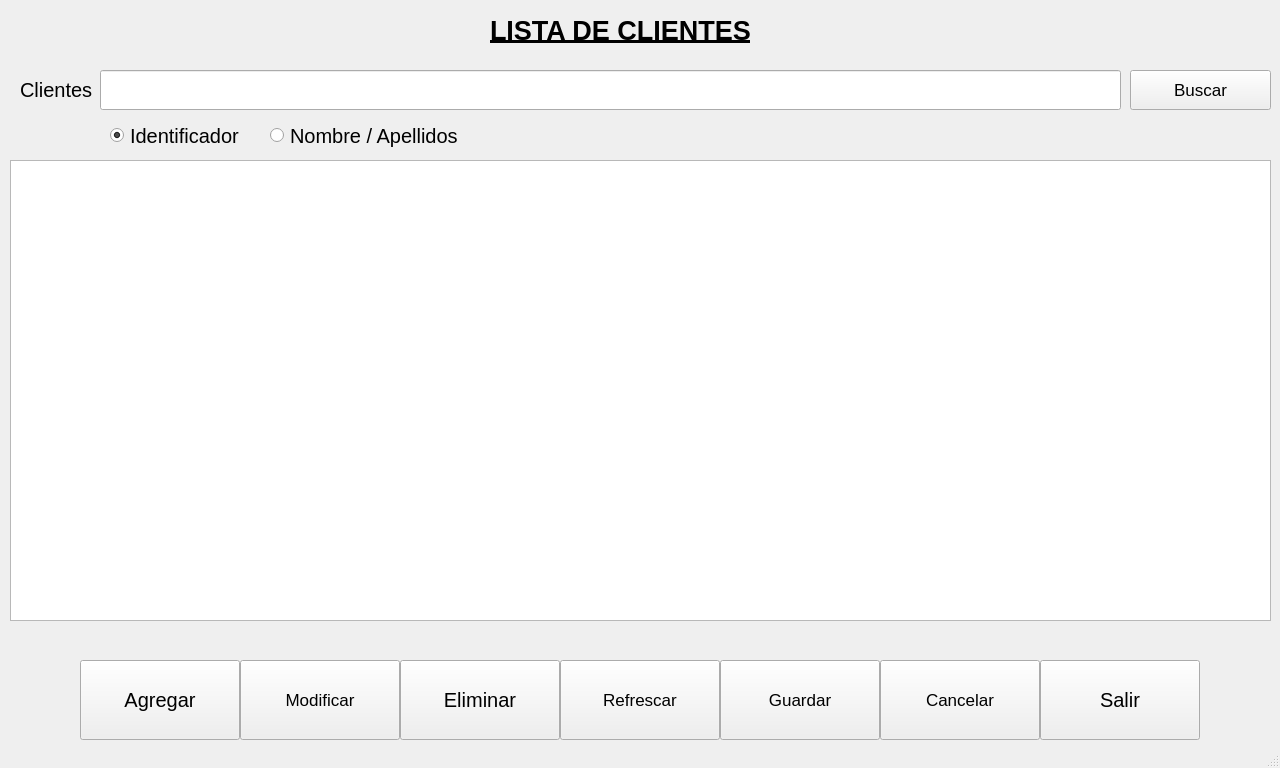
<?xml version="1.0" encoding="UTF-8"?>
<ui version="4.0">
 <class>MainWindow</class>
 <widget class="QMainWindow" name="MainWindow">
  <property name="geometry">
   <rect>
    <x>0</x>
    <y>0</y>
    <width>1280</width>
    <height>768</height>
   </rect>
  </property>
  <property name="minimumSize">
   <size>
    <width>1280</width>
    <height>768</height>
   </size>
  </property>
  <property name="maximumSize">
   <size>
    <width>1280</width>
    <height>768</height>
   </size>
  </property>
  <property name="windowTitle">
   <string>Listado de Clientes</string>
  </property>
  <widget class="QWidget" name="centralwidget">
   <widget class="QLabel" name="lblClientes">
    <property name="geometry">
     <rect>
      <x>20</x>
      <y>70</y>
      <width>91</width>
      <height>40</height>
     </rect>
    </property>
    <property name="font">
     <font>
      <pointsize>15</pointsize>
     </font>
    </property>
    <property name="text">
     <string>Clientes</string>
    </property>
   </widget>
   <widget class="QLineEdit" name="txtBuscar">
    <property name="geometry">
     <rect>
      <x>100</x>
      <y>70</y>
      <width>1021</width>
      <height>40</height>
     </rect>
    </property>
   </widget>
   <widget class="QPushButton" name="btnAgregar">
    <property name="geometry">
     <rect>
      <x>80</x>
      <y>660</y>
      <width>160</width>
      <height>80</height>
     </rect>
    </property>
    <property name="font">
     <font>
      <pointsize>15</pointsize>
     </font>
    </property>
    <property name="text">
     <string>Agregar</string>
    </property>
    <property name="icon">
     <iconset>
      <normaloff>../icon/add-3.png</normaloff>../icon/add-3.png</iconset>
    </property>
    <property name="iconSize">
     <size>
      <width>50</width>
      <height>50</height>
     </size>
    </property>
   </widget>
   <widget class="QPushButton" name="btnBuscar">
    <property name="geometry">
     <rect>
      <x>1130</x>
      <y>70</y>
      <width>141</width>
      <height>40</height>
     </rect>
    </property>
    <property name="font">
     <font>
      <pointsize>13</pointsize>
     </font>
    </property>
    <property name="text">
     <string>Buscar</string>
    </property>
    <property name="icon">
     <iconset>
      <normaloff>../icon/binoculars.png</normaloff>../icon/binoculars.png</iconset>
    </property>
    <property name="iconSize">
     <size>
      <width>30</width>
      <height>30</height>
     </size>
    </property>
   </widget>
   <widget class="QPushButton" name="btnGuardar">
    <property name="geometry">
     <rect>
      <x>720</x>
      <y>660</y>
      <width>160</width>
      <height>80</height>
     </rect>
    </property>
    <property name="font">
     <font>
      <pointsize>13</pointsize>
     </font>
    </property>
    <property name="text">
     <string notr="true">Guardar</string>
    </property>
    <property name="icon">
     <iconset>
      <normaloff>../icon/save.png</normaloff>../icon/save.png</iconset>
    </property>
    <property name="iconSize">
     <size>
      <width>50</width>
      <height>50</height>
     </size>
    </property>
    <property name="shortcut">
     <string/>
    </property>
   </widget>
   <widget class="QPushButton" name="btnSalir">
    <property name="geometry">
     <rect>
      <x>1040</x>
      <y>660</y>
      <width>160</width>
      <height>80</height>
     </rect>
    </property>
    <property name="font">
     <font>
      <pointsize>15</pointsize>
     </font>
    </property>
    <property name="text">
     <string>Salir</string>
    </property>
    <property name="icon">
     <iconset>
      <normaloff>../icon/exit-2.png</normaloff>../icon/exit-2.png</iconset>
    </property>
    <property name="iconSize">
     <size>
      <width>50</width>
      <height>50</height>
     </size>
    </property>
   </widget>
   <widget class="QPushButton" name="btnRefrescar">
    <property name="geometry">
     <rect>
      <x>560</x>
      <y>660</y>
      <width>160</width>
      <height>80</height>
     </rect>
    </property>
    <property name="font">
     <font>
      <pointsize>13</pointsize>
     </font>
    </property>
    <property name="text">
     <string>Refrescar</string>
    </property>
    <property name="icon">
     <iconset>
      <normaloff>../icon/repeat.png</normaloff>../icon/repeat.png</iconset>
    </property>
    <property name="iconSize">
     <size>
      <width>50</width>
      <height>50</height>
     </size>
    </property>
   </widget>
   <widget class="QPushButton" name="btnCancelar">
    <property name="geometry">
     <rect>
      <x>880</x>
      <y>660</y>
      <width>160</width>
      <height>80</height>
     </rect>
    </property>
    <property name="font">
     <font>
      <pointsize>13</pointsize>
     </font>
    </property>
    <property name="text">
     <string>Cancelar</string>
    </property>
    <property name="icon">
     <iconset>
      <normaloff>../icon/error.png</normaloff>../icon/error.png</iconset>
    </property>
    <property name="iconSize">
     <size>
      <width>50</width>
      <height>50</height>
     </size>
    </property>
   </widget>
   <widget class="QPushButton" name="btnModificar">
    <property name="geometry">
     <rect>
      <x>240</x>
      <y>660</y>
      <width>160</width>
      <height>80</height>
     </rect>
    </property>
    <property name="font">
     <font>
      <pointsize>13</pointsize>
     </font>
    </property>
    <property name="text">
     <string>Modificar</string>
    </property>
    <property name="icon">
     <iconset>
      <normaloff>../icon/edit.png</normaloff>../icon/edit.png</iconset>
    </property>
    <property name="iconSize">
     <size>
      <width>50</width>
      <height>50</height>
     </size>
    </property>
   </widget>
   <widget class="QPushButton" name="btnEliminar">
    <property name="geometry">
     <rect>
      <x>400</x>
      <y>660</y>
      <width>160</width>
      <height>80</height>
     </rect>
    </property>
    <property name="font">
     <font>
      <pointsize>15</pointsize>
     </font>
    </property>
    <property name="text">
     <string>Eliminar</string>
    </property>
    <property name="icon">
     <iconset>
      <normaloff>../icon/garbage-1.png</normaloff>../icon/garbage-1.png</iconset>
    </property>
    <property name="iconSize">
     <size>
      <width>50</width>
      <height>50</height>
     </size>
    </property>
   </widget>
   <widget class="QRadioButton" name="filtroRut">
    <property name="geometry">
     <rect>
      <x>110</x>
      <y>120</y>
      <width>151</width>
      <height>31</height>
     </rect>
    </property>
    <property name="font">
     <font>
      <pointsize>15</pointsize>
     </font>
    </property>
    <property name="text">
     <string>Identificador</string>
    </property>
    <property name="checked">
     <bool>true</bool>
    </property>
   </widget>
   <widget class="QRadioButton" name="filtronombre">
    <property name="geometry">
     <rect>
      <x>270</x>
      <y>120</y>
      <width>211</width>
      <height>31</height>
     </rect>
    </property>
    <property name="font">
     <font>
      <pointsize>15</pointsize>
     </font>
    </property>
    <property name="text">
     <string>Nombre / Apellidos</string>
    </property>
    <property name="checked">
     <bool>false</bool>
    </property>
   </widget>
   <widget class="QLabel" name="label">
    <property name="geometry">
     <rect>
      <x>490</x>
      <y>10</y>
      <width>291</width>
      <height>41</height>
     </rect>
    </property>
    <property name="font">
     <font>
      <pointsize>20</pointsize>
      <weight>75</weight>
      <italic>false</italic>
      <bold>true</bold>
      <underline>true</underline>
     </font>
    </property>
    <property name="text">
     <string>LISTA DE CLIENTES</string>
    </property>
   </widget>
   <widget class="QTableWidget" name="listaClientes">
    <property name="geometry">
     <rect>
      <x>10</x>
      <y>160</y>
      <width>1261</width>
      <height>461</height>
     </rect>
    </property>
    <property name="minimumSize">
     <size>
      <width>570</width>
      <height>400</height>
     </size>
    </property>
    <property name="maximumSize">
     <size>
      <width>1280</width>
      <height>720</height>
     </size>
    </property>
    <property name="editTriggers">
     <set>QAbstractItemView::NoEditTriggers</set>
    </property>
    <property name="alternatingRowColors">
     <bool>true</bool>
    </property>
    <property name="selectionMode">
     <enum>QAbstractItemView::SingleSelection</enum>
    </property>
    <property name="selectionBehavior">
     <enum>QAbstractItemView::SelectRows</enum>
    </property>
   </widget>
  </widget>
  <widget class="QStatusBar" name="statusbar"/>
 </widget>
 <resources/>
 <connections/>
</ui>
